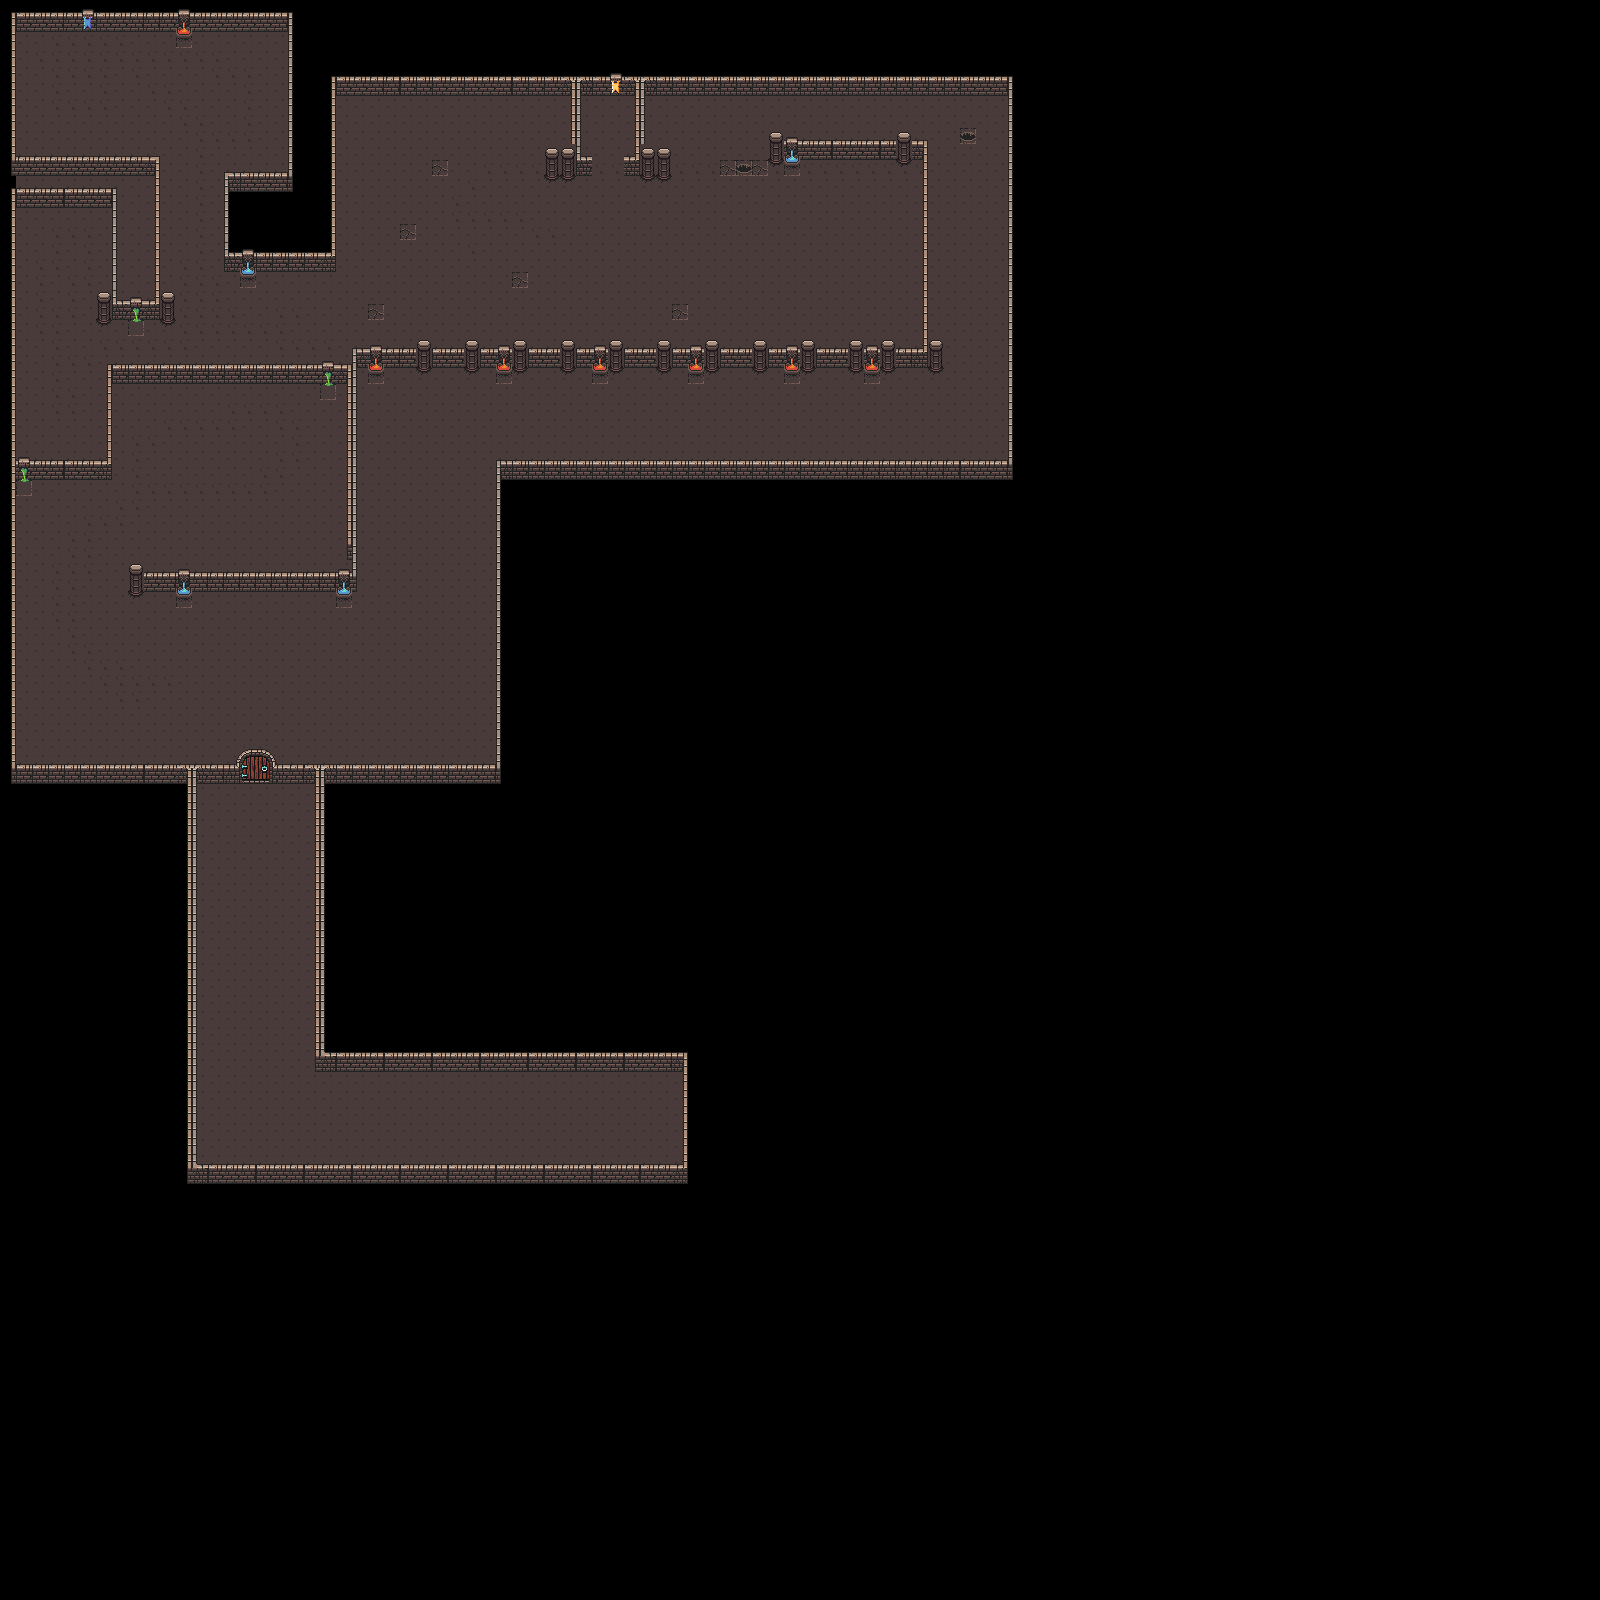

Tiled map render using the project's own tile images. Description and the map definition, with tile-layer contents summarised, below:
An orthogonal 100x100 tile map with 16x16 px tiles, 2 tile layers (ground, walls) and 35 objects.

<map version="1.10" tiledversion="1.11.0" orientation="orthogonal" renderorder="right-down" width="100" height="100" tilewidth="16" tileheight="16" infinite="0" nextlayerid="6" nextobjectid="54">
 <editorsettings>
  <export target="dungeon01.json" format="json" />
 </editorsettings>
 <tileset firstgid="1" name="dungeon" tilewidth="16" tileheight="16" tilecount="160" columns="10">
  <image source="dungeon_tiles.png" width="160" height="256" />
  <tile id="0">
   <properties>
    <property name="collides" type="bool" value="false" />
   </properties>
  </tile>
  <tile id="1">
   <properties>
    <property name="collides" type="bool" value="false" />
   </properties>
  </tile>
  <tile id="2">
   <properties>
    <property name="collides" type="bool" value="false" />
   </properties>
  </tile>
  <tile id="3">
   <properties>
    <property name="collides" type="bool" value="false" />
   </properties>
  </tile>
  <tile id="4">
   <properties>
    <property name="collides" type="bool" value="true" />
   </properties>
  </tile>
  <tile id="5">
   <properties>
    <property name="collides" type="bool" value="true" />
   </properties>
  </tile>
  <tile id="6">
   <properties>
    <property name="collides" type="bool" value="true" />
   </properties>
  </tile>
  <tile id="7">
   <properties>
    <property name="collides" type="bool" value="false" />
   </properties>
  </tile>
  <tile id="8">
   <properties>
    <property name="collides" type="bool" value="false" />
   </properties>
  </tile>
  <tile id="10">
   <properties>
    <property name="collides" type="bool" value="false" />
   </properties>
  </tile>
  <tile id="11">
   <properties>
    <property name="collides" type="bool" value="true" />
   </properties>
  </tile>
  <tile id="12">
   <properties>
    <property name="collides" type="bool" value="true" />
   </properties>
  </tile>
  <tile id="13">
   <properties>
    <property name="collides" type="bool" value="true" />
   </properties>
  </tile>
  <tile id="14">
   <properties>
    <property name="collides" type="bool" value="true" />
   </properties>
  </tile>
  <tile id="15">
   <properties>
    <property name="collides" type="bool" value="true" />
   </properties>
  </tile>
  <tile id="16">
   <properties>
    <property name="collides" type="bool" value="true" />
   </properties>
  </tile>
  <tile id="17">
   <properties>
    <property name="collides" type="bool" value="false" />
   </properties>
  </tile>
  <tile id="18">
   <properties>
    <property name="collides" type="bool" value="false" />
   </properties>
  </tile>
  <tile id="20">
   <properties>
    <property name="collides" type="bool" value="false" />
   </properties>
  </tile>
  <tile id="21">
   <properties>
    <property name="collides" type="bool" value="true" />
   </properties>
  </tile>
  <tile id="22">
   <properties>
    <property name="collides" type="bool" value="true" />
   </properties>
  </tile>
  <tile id="23">
   <properties>
    <property name="collides" type="bool" value="false" />
   </properties>
  </tile>
  <tile id="24">
   <properties>
    <property name="collides" type="bool" value="true" />
   </properties>
  </tile>
  <tile id="25">
   <properties>
    <property name="collides" type="bool" value="true" />
   </properties>
  </tile>
  <tile id="26">
   <properties>
    <property name="collides" type="bool" value="true" />
   </properties>
  </tile>
  <tile id="27">
   <properties>
    <property name="collides" type="bool" value="false" />
   </properties>
  </tile>
  <tile id="28">
   <properties>
    <property name="collides" type="bool" value="false" />
   </properties>
  </tile>
  <tile id="30">
   <properties>
    <property name="collides" type="bool" value="false" />
   </properties>
  </tile>
  <tile id="31">
   <properties>
    <property name="collides" type="bool" value="true" />
   </properties>
  </tile>
  <tile id="32">
   <properties>
    <property name="collides" type="bool" value="true" />
   </properties>
  </tile>
  <tile id="33">
   <properties>
    <property name="collides" type="bool" value="false" />
   </properties>
  </tile>
  <tile id="34">
   <properties>
    <property name="collides" type="bool" value="true" />
   </properties>
  </tile>
  <tile id="35">
   <properties>
    <property name="collides" type="bool" value="true" />
   </properties>
  </tile>
  <tile id="36">
   <properties>
    <property name="collides" type="bool" value="true" />
   </properties>
  </tile>
  <tile id="37">
   <properties>
    <property name="collides" type="bool" value="false" />
   </properties>
  </tile>
  <tile id="38">
   <properties>
    <property name="collides" type="bool" value="false" />
   </properties>
  </tile>
  <tile id="40">
   <properties>
    <property name="collides" type="bool" value="false" />
   </properties>
  </tile>
  <tile id="41">
   <properties>
    <property name="collides" type="bool" value="false" />
   </properties>
  </tile>
  <tile id="42">
   <properties>
    <property name="collides" type="bool" value="false" />
   </properties>
  </tile>
  <tile id="43">
   <properties>
    <property name="collides" type="bool" value="false" />
   </properties>
  </tile>
  <tile id="44">
   <properties>
    <property name="collides" type="bool" value="true" />
   </properties>
  </tile>
  <tile id="45">
   <properties>
    <property name="collides" type="bool" value="true" />
   </properties>
  </tile>
  <tile id="46">
   <properties>
    <property name="collides" type="bool" value="true" />
   </properties>
  </tile>
  <tile id="47">
   <properties>
    <property name="collides" type="bool" value="false" />
   </properties>
  </tile>
  <tile id="48">
   <properties>
    <property name="collides" type="bool" value="false" />
   </properties>
  </tile>
  <tile id="50">
   <properties>
    <property name="collides" type="bool" value="false" />
   </properties>
  </tile>
  <tile id="51">
   <properties>
    <property name="collides" type="bool" value="false" />
   </properties>
  </tile>
  <tile id="52">
   <properties>
    <property name="collides" type="bool" value="false" />
   </properties>
  </tile>
  <tile id="53">
   <properties>
    <property name="collides" type="bool" value="false" />
   </properties>
  </tile>
  <tile id="54">
   <properties>
    <property name="collides" type="bool" value="true" />
   </properties>
  </tile>
  <tile id="55">
   <properties>
    <property name="collides" type="bool" value="true" />
   </properties>
  </tile>
  <tile id="56">
   <properties>
    <property name="collides" type="bool" value="false" />
   </properties>
  </tile>
  <tile id="57">
   <properties>
    <property name="collides" type="bool" value="false" />
   </properties>
  </tile>
  <tile id="58">
   <properties>
    <property name="collides" type="bool" value="false" />
   </properties>
  </tile>
  <tile id="60">
   <properties>
    <property name="collides" type="bool" value="false" />
   </properties>
  </tile>
  <tile id="61">
   <properties>
    <property name="collides" type="bool" value="false" />
   </properties>
  </tile>
  <tile id="62">
   <properties>
    <property name="collides" type="bool" value="false" />
   </properties>
  </tile>
  <tile id="63">
   <properties>
    <property name="collides" type="bool" value="false" />
   </properties>
  </tile>
  <tile id="64">
   <properties>
    <property name="collides" type="bool" value="true" />
   </properties>
  </tile>
  <tile id="65">
   <properties>
    <property name="collides" type="bool" value="true" />
   </properties>
  </tile>
  <tile id="66">
   <properties>
    <property name="collides" type="bool" value="false" />
   </properties>
  </tile>
  <tile id="67">
   <properties>
    <property name="collides" type="bool" value="false" />
   </properties>
  </tile>
  <tile id="68">
   <properties>
    <property name="collides" type="bool" value="false" />
   </properties>
  </tile>
  <tile id="70">
   <properties>
    <property name="collides" type="bool" value="false" />
   </properties>
  </tile>
  <tile id="71">
   <properties>
    <property name="collides" type="bool" value="false" />
   </properties>
  </tile>
  <tile id="72">
   <properties>
    <property name="collides" type="bool" value="true" />
   </properties>
  </tile>
  <tile id="73">
   <properties>
    <property name="collides" type="bool" value="true" />
   </properties>
  </tile>
  <tile id="74">
   <properties>
    <property name="collides" type="bool" value="false" />
   </properties>
  </tile>
  <tile id="75">
   <properties>
    <property name="collides" type="bool" value="false" />
   </properties>
  </tile>
  <tile id="76">
   <properties>
    <property name="collides" type="bool" value="false" />
   </properties>
  </tile>
  <tile id="77">
   <properties>
    <property name="collides" type="bool" value="false" />
   </properties>
  </tile>
  <tile id="78">
   <properties>
    <property name="collides" type="bool" value="false" />
   </properties>
  </tile>
  <tile id="80">
   <properties>
    <property name="collides" type="bool" value="true" />
   </properties>
  </tile>
  <tile id="81">
   <properties>
    <property name="collides" type="bool" value="true" />
   </properties>
  </tile>
  <tile id="82">
   <properties>
    <property name="collides" type="bool" value="true" />
   </properties>
  </tile>
  <tile id="83">
   <properties>
    <property name="collides" type="bool" value="true" />
   </properties>
  </tile>
  <tile id="84">
   <properties>
    <property name="collides" type="bool" value="true" />
   </properties>
  </tile>
  <tile id="85">
   <properties>
    <property name="collides" type="bool" value="true" />
   </properties>
  </tile>
  <tile id="86">
   <properties>
    <property name="collides" type="bool" value="false" />
   </properties>
  </tile>
  <tile id="87">
   <properties>
    <property name="collides" type="bool" value="false" />
   </properties>
  </tile>
  <tile id="88">
   <properties>
    <property name="collides" type="bool" value="false" />
   </properties>
  </tile>
  <tile id="90">
   <properties>
    <property name="collides" type="bool" value="true" />
   </properties>
  </tile>
  <tile id="91">
   <properties>
    <property name="collides" type="bool" value="true" />
   </properties>
  </tile>
  <tile id="92">
   <properties>
    <property name="collides" type="bool" value="true" />
   </properties>
  </tile>
  <tile id="93">
   <properties>
    <property name="collides" type="bool" value="true" />
   </properties>
  </tile>
  <tile id="94">
   <properties>
    <property name="collides" type="bool" value="true" />
   </properties>
  </tile>
  <tile id="95">
   <properties>
    <property name="collides" type="bool" value="true" />
   </properties>
  </tile>
  <tile id="96">
   <properties>
    <property name="collides" type="bool" value="true" />
   </properties>
  </tile>
  <tile id="97">
   <properties>
    <property name="collides" type="bool" value="false" />
   </properties>
  </tile>
  <tile id="98">
   <properties>
    <property name="collides" type="bool" value="false" />
   </properties>
  </tile>
  <tile id="100">
   <properties>
    <property name="collides" type="bool" value="false" />
   </properties>
  </tile>
  <tile id="101">
   <properties>
    <property name="collides" type="bool" value="false" />
   </properties>
  </tile>
  <tile id="102">
   <properties>
    <property name="collides" type="bool" value="true" />
   </properties>
  </tile>
  <tile id="103">
   <properties>
    <property name="collides" type="bool" value="true" />
   </properties>
  </tile>
  <tile id="104">
   <properties>
    <property name="collides" type="bool" value="false" />
   </properties>
  </tile>
  <tile id="105">
   <properties>
    <property name="collides" type="bool" value="false" />
   </properties>
  </tile>
  <tile id="106">
   <properties>
    <property name="collides" type="bool" value="false" />
   </properties>
  </tile>
  <tile id="107">
   <properties>
    <property name="collides" type="bool" value="false" />
   </properties>
  </tile>
  <tile id="108">
   <properties>
    <property name="collides" type="bool" value="false" />
   </properties>
  </tile>
  <tile id="110">
   <properties>
    <property name="collides" type="bool" value="false" />
   </properties>
  </tile>
  <tile id="111">
   <properties>
    <property name="collides" type="bool" value="false" />
   </properties>
  </tile>
  <tile id="112">
   <properties>
    <property name="collides" type="bool" value="false" />
   </properties>
  </tile>
  <tile id="113">
   <properties>
    <property name="collides" type="bool" value="false" />
   </properties>
  </tile>
  <tile id="114">
   <properties>
    <property name="collides" type="bool" value="false" />
   </properties>
  </tile>
  <tile id="115">
   <properties>
    <property name="collides" type="bool" value="false" />
   </properties>
  </tile>
  <tile id="116">
   <properties>
    <property name="collides" type="bool" value="false" />
   </properties>
  </tile>
  <tile id="117">
   <properties>
    <property name="collides" type="bool" value="false" />
   </properties>
  </tile>
  <tile id="118">
   <properties>
    <property name="collides" type="bool" value="false" />
   </properties>
  </tile>
  <tile id="120">
   <properties>
    <property name="collides" type="bool" value="false" />
   </properties>
  </tile>
  <tile id="121">
   <properties>
    <property name="collides" type="bool" value="false" />
   </properties>
  </tile>
  <tile id="122">
   <properties>
    <property name="collides" type="bool" value="false" />
   </properties>
  </tile>
  <tile id="123">
   <properties>
    <property name="collides" type="bool" value="false" />
   </properties>
  </tile>
  <tile id="124">
   <properties>
    <property name="collides" type="bool" value="false" />
   </properties>
  </tile>
  <tile id="125">
   <properties>
    <property name="collides" type="bool" value="false" />
   </properties>
  </tile>
  <tile id="126">
   <properties>
    <property name="collides" type="bool" value="false" />
   </properties>
  </tile>
  <tile id="127">
   <properties>
    <property name="collides" type="bool" value="false" />
   </properties>
  </tile>
  <tile id="128">
   <properties>
    <property name="collides" type="bool" value="false" />
   </properties>
  </tile>
  <tile id="130">
   <properties>
    <property name="collides" type="bool" value="false" />
   </properties>
  </tile>
  <tile id="131">
   <properties>
    <property name="collides" type="bool" value="true" />
   </properties>
  </tile>
  <tile id="132">
   <properties>
    <property name="collides" type="bool" value="true" />
   </properties>
  </tile>
  <tile id="133">
   <properties>
    <property name="collides" type="bool" value="true" />
   </properties>
  </tile>
  <tile id="134">
   <properties>
    <property name="collides" type="bool" value="true" />
   </properties>
  </tile>
  <tile id="135">
   <properties>
    <property name="collides" type="bool" value="false" />
   </properties>
  </tile>
  <tile id="136">
   <properties>
    <property name="collides" type="bool" value="false" />
   </properties>
  </tile>
  <tile id="137">
   <properties>
    <property name="collides" type="bool" value="false" />
   </properties>
  </tile>
  <tile id="138">
   <properties>
    <property name="collides" type="bool" value="false" />
   </properties>
  </tile>
  <tile id="140">
   <properties>
    <property name="collides" type="bool" value="false" />
   </properties>
  </tile>
  <tile id="141">
   <properties>
    <property name="collides" type="bool" value="true" />
   </properties>
  </tile>
  <tile id="142">
   <properties>
    <property name="collides" type="bool" value="true" />
   </properties>
  </tile>
  <tile id="143">
   <properties>
    <property name="collides" type="bool" value="true" />
   </properties>
  </tile>
  <tile id="144">
   <properties>
    <property name="collides" type="bool" value="true" />
   </properties>
  </tile>
  <tile id="145">
   <properties>
    <property name="collides" type="bool" value="false" />
   </properties>
  </tile>
  <tile id="146">
   <properties>
    <property name="collides" type="bool" value="false" />
   </properties>
  </tile>
  <tile id="147">
   <properties>
    <property name="collides" type="bool" value="false" />
   </properties>
  </tile>
  <tile id="148">
   <properties>
    <property name="collides" type="bool" value="false" />
   </properties>
  </tile>
 </tileset>
 <layer id="2" name="ground" width="100" height="100">
  <data>[10000 cells, 2352 non-empty, 3 distinct tile ids]</data>
 </layer>
 <layer id="1" name="walls" width="100" height="100">
  <data>[10000 cells, 1614 non-empty, 54 distinct tile ids]</data>
 </layer>
 <objectgroup id="4" name="chests">
  <object id="14" gid="59" x="255.886" y="46.2503" width="16" height="16" />
  <object id="15" gid="59" x="78.8644" y="223.042" width="16" height="16" />
  <object id="16" gid="59" x="127.593" y="397.831" width="16" height="16" />
  <object id="17" gid="59" x="48.1441" y="495.288" width="16" height="16" />
  <object id="18" gid="59" x="255.771" y="606.517" width="16" height="16" />
  <object id="19" gid="59" x="592.636" y="109.695" width="16" height="16" />
  <object id="21" gid="59" x="992" y="303.551" width="16" height="16" />
  <object id="48" gid="59" x="272.213" y="797.422" width="16" height="16" />
  <object id="49" gid="59" x="223.459" y="797.422" width="16" height="16" />
  <object id="50" gid="59" x="319.982" y="1086.01" width="16" height="16" />
  <object id="51" gid="59" x="399.761" y="1086.01" width="16" height="16" />
  <object id="52" gid="59" x="480.526" y="1086.5" width="16" height="16" />
  <object id="53" gid="59" x="559.812" y="1087.48" width="16" height="16" />
 </objectgroup>
 <objectgroup id="5" name="lizards">
  <object id="22" gid="79" x="624.153" y="191.891" width="15.5753" height="15.5753" />
  <object id="23" gid="79" x="575.314" y="240.094" width="16" height="16" />
  <object id="24" gid="79" x="351.714" y="112.262" width="16" height="16" />
  <object id="25" gid="79" x="368.642" y="560.135" width="16" height="16" />
  <object id="26" gid="79" x="367.872" y="752.304" width="16" height="16" />
  <object id="27" gid="79" x="33.0509" y="751.791" width="16" height="16" />
  <object id="28" gid="79" x="79.4897" y="495.993" width="16" height="16" />
  <object id="29" gid="79" x="47.6753" y="368.222" width="16" height="16" />
  <object id="30" gid="79" x="32.0246" y="239.938" width="16" height="16" />
  <object id="31" gid="79" x="192.636" y="272.265" width="16" height="16" />
  <object id="32" gid="79" x="32.2812" y="64.1884" width="16" height="16" />
  <object id="33" gid="79" x="256.522" y="96.0029" width="16" height="16" />
  <object id="34" gid="79" x="800.261" y="240.024" width="16" height="16" />
  <object id="35" gid="79" x="833.407" y="240.024" width="16" height="16" />
  <object id="36" gid="79" x="832.388" y="271.641" width="16" height="16" />
  <object id="37" gid="79" x="799.241" y="305.297" width="16" height="16" />
  <object id="38" gid="79" x="864.004" y="304.277" width="16" height="16" />
  <object id="39" gid="79" x="887.461" y="262.972" width="16" height="16" />
  <object id="44" gid="79" x="656.007" y="1087.89" width="16" height="16" />
  <object id="45" gid="79" x="223.545" y="1151.96" width="16" height="16" />
  <object id="46" gid="79" x="238.901" y="1006.5" width="16" height="16" />
  <object id="47" gid="79" x="207.26" y="846.736" width="16" height="16" />
 </objectgroup>
</map>
